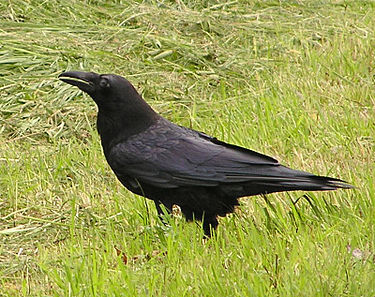
#> input picture learning/data/positives/001.jpg, 375 x 297 px; its folder holds 4 pictures in this run
$ python learn.py
#> lines starting #> are read from the running program, lines starting #| are printed output that depends on the picture
import os
import cv2
import numpy as np
import pickle

from sklearn.model_selection import train_test_split
from sklearn.svm import SVC
from sklearn.metrics import accuracy_score

print(os.getcwd())

# 画像フォルダのパス
positive_path = './data/positives/'
negative_path = './data/negatives/'

def load_images_from_folder(folder):
#> called with folder = './data/positives/'
    images = []
    for filename in os.listdir(folder):
        img = cv2.imread(os.path.join(folder, filename), cv2.IMREAD_GRAYSCALE)
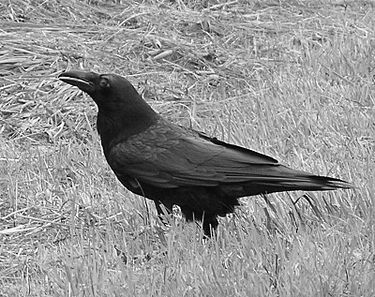
#> img: shape (297, 375); min 0, max 255, mean 147.8
        if img is not None:
            resized = cv2.resize(img, (64, 64))  # サイズ変更
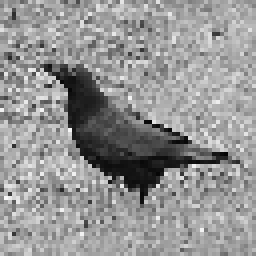
#> resized: shape (64, 64) (shown 4 times larger); min 2, max 248, mean 148.2
            images.append(resized.flatten())  # 1次元配列に変換
#> pass 2 of the loop in load_images_from_folder, `for filename in os.listdir(folder):`:
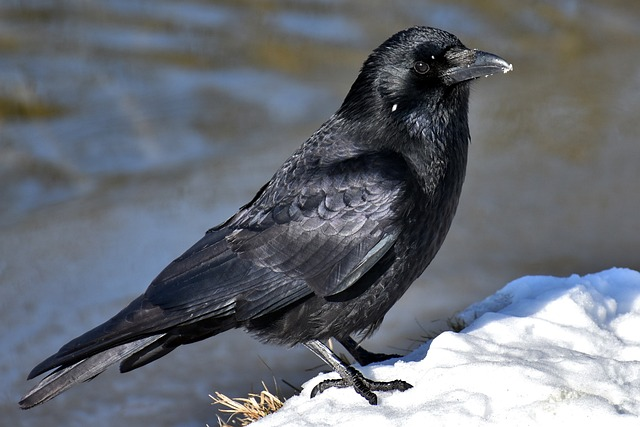
#> input picture learning/data/positives/002.jpg, 640 x 427 px
#> in load_images_from_folder, `img = cv2.imread(os.path.join(folder, filename), cv2.IMREAD_GRAYSCALE)`:
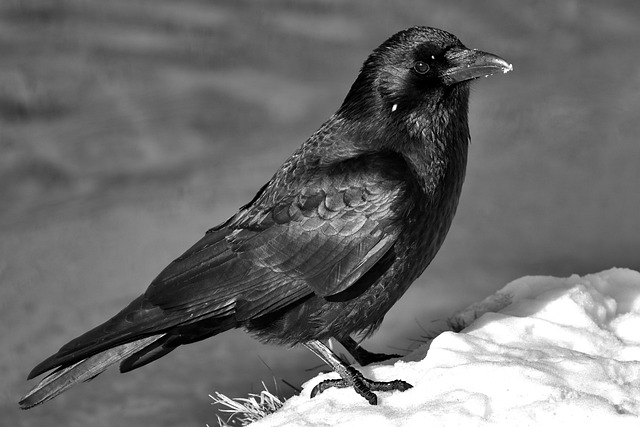
#> img: shape (427, 640); min 0, max 255, mean 109.8
#> in load_images_from_folder, `resized = cv2.resize(img, (64, 64))`:
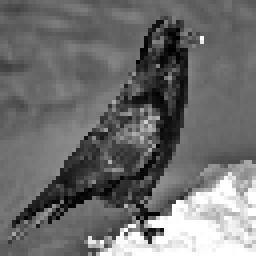
#> resized: shape (64, 64) (shown 4 times larger); min 0, max 255, mean 109.7
#> pass 3 of the loop in load_images_from_folder, `for filename in os.listdir(folder):`:
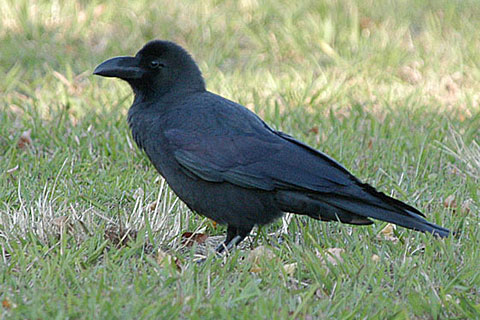
#> input picture learning/data/positives/003.jpg, 480 x 320 px
#> in load_images_from_folder, `img = cv2.imread(os.path.join(folder, filename), cv2.IMREAD_GRAYSCALE)`:
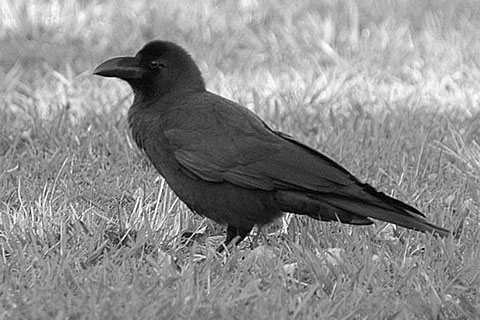
#> img: shape (320, 480); min 0, max 255, mean 140.7
#> in load_images_from_folder, `resized = cv2.resize(img, (64, 64))`:
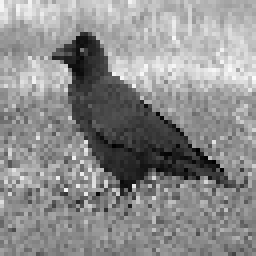
#> resized: shape (64, 64) (shown 4 times larger); min 0, max 252, mean 140.7
#> the loop made 4 passes; the first 3 are shown
    return np.array(images)

# ポジティブとネガティブの画像を読み込み
X_pos = load_images_from_folder(positive_path)
X_neg = load_images_from_folder(negative_path)
#> (the run stopped early here; a loop or call above may not have finished)
